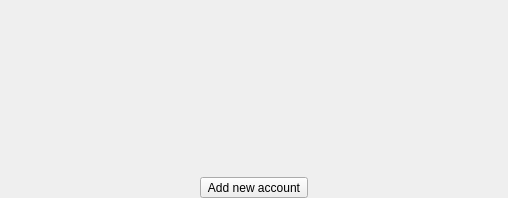
<?xml version="1.0" encoding="UTF-8"?>
<ui version="4.0">
 <class>AddNewAccount</class>
 <widget class="QFrame" name="AddNewAccount">
  <property name="geometry">
   <rect>
    <x>0</x>
    <y>0</y>
    <width>508</width>
    <height>198</height>
   </rect>
  </property>
  <property name="sizePolicy">
   <sizepolicy hsizetype="Preferred" vsizetype="Preferred">
    <horstretch>0</horstretch>
    <verstretch>0</verstretch>
   </sizepolicy>
  </property>
  <property name="minimumSize">
   <size>
    <width>0</width>
    <height>0</height>
   </size>
  </property>
  <property name="maximumSize">
   <size>
    <width>16777215</width>
    <height>16777215</height>
   </size>
  </property>
  <property name="windowTitle">
   <string>Password generator</string>
  </property>
  <layout class="QVBoxLayout" name="verticalLayout">
   <property name="spacing">
    <number>0</number>
   </property>
   <property name="leftMargin">
    <number>0</number>
   </property>
   <property name="topMargin">
    <number>0</number>
   </property>
   <property name="rightMargin">
    <number>0</number>
   </property>
   <property name="bottomMargin">
    <number>0</number>
   </property>
   <item>
    <layout class="QHBoxLayout" name="addInfoLayout">
     <item>
      <widget class="PasswordUI::AddPreviewAccountInfo" name="addPreviewAccountInfoWidget">
       <property name="minimumSize">
        <size>
         <width>0</width>
         <height>0</height>
        </size>
       </property>
       <property name="frameShape">
        <enum>QFrame::StyledPanel</enum>
       </property>
       <property name="frameShadow">
        <enum>QFrame::Raised</enum>
       </property>
      </widget>
     </item>
     <item>
      <widget class="PasswordUI::AddMainAccountInfo" name="addMainInfoWidget" native="true">
       <property name="minimumSize">
        <size>
         <width>500</width>
         <height>0</height>
        </size>
       </property>
      </widget>
     </item>
    </layout>
   </item>
   <item>
    <spacer name="verticalSpacer">
     <property name="orientation">
      <enum>Qt::Vertical</enum>
     </property>
     <property name="sizeHint" stdset="0">
      <size>
       <width>20</width>
       <height>171</height>
      </size>
     </property>
    </spacer>
   </item>
   <item>
    <layout class="QHBoxLayout" name="addButtonLayout">
     <property name="spacing">
      <number>0</number>
     </property>
     <item>
      <spacer name="horizontalSpacer">
       <property name="orientation">
        <enum>Qt::Horizontal</enum>
       </property>
       <property name="sizeHint" stdset="0">
        <size>
         <width>40</width>
         <height>20</height>
        </size>
       </property>
      </spacer>
     </item>
     <item>
      <widget class="QToolButton" name="addButton">
       <property name="text">
        <string>Add new account</string>
       </property>
      </widget>
     </item>
     <item>
      <spacer name="horizontalSpacer_2">
       <property name="orientation">
        <enum>Qt::Horizontal</enum>
       </property>
       <property name="sizeHint" stdset="0">
        <size>
         <width>40</width>
         <height>20</height>
        </size>
       </property>
      </spacer>
     </item>
    </layout>
   </item>
  </layout>
 </widget>
 <customwidgets>
  <customwidget>
   <class>PasswordUI::AddPreviewAccountInfo</class>
   <extends>QFrame</extends>
   <header>PasswordUI/CentralView/AddNewAccount/AddPreviewAccountInfo.h</header>
   <container>1</container>
  </customwidget>
  <customwidget>
   <class>PasswordUI::AddMainAccountInfo</class>
   <extends>QWidget</extends>
   <header>PasswordUI/CentralView/AddNewAccount/AddMainAccountInfo.h</header>
   <container>1</container>
  </customwidget>
 </customwidgets>
 <resources/>
 <connections/>
</ui>
